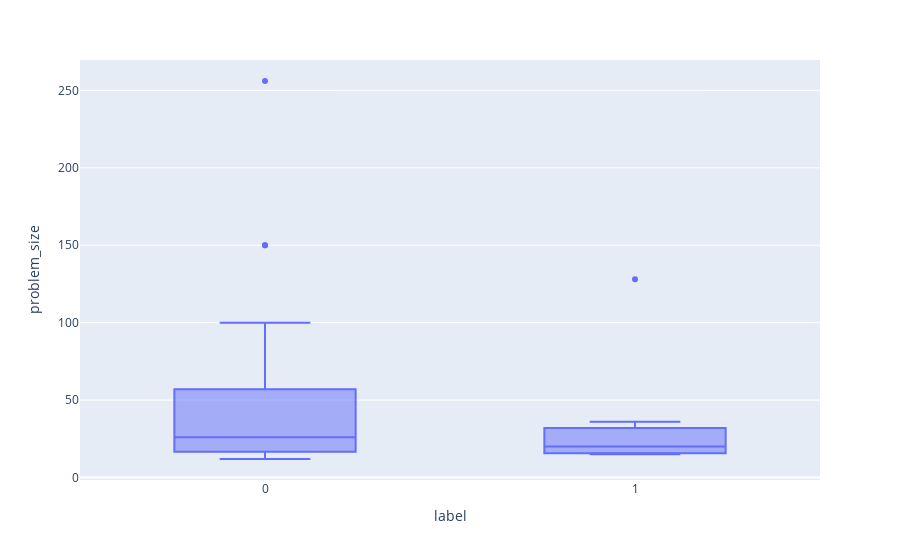

Here is the notebook cell this chart was saved with:
### Code cell
px.box(instance_features, x="label", y="problem_size")

### Figure 1 — Plotly figure (JSON) as saved in the notebook; plotly's stock layout.template omitted (floating-point values rounded to 4 significant figures)
{"data": [{"alignmentgroup": "True", "hovertemplate": "label=%{x}<br>problem_size=%{y}<extra></extra>", "legendgroup": "", "marker": {"color": "#636efa"}, "name": "", "notched": false, "offsetgroup": "", "orientation": "v", "showlegend": false, "type": "box", "x": ["0", "0", "0", "0", "0", "0", "1", "0", "0", "0", "0", "0", "0", "0", "0", "0", "0", "0", "0", "0", "0", "1", "0", "0", "1", "0", "1", "0", "0", "0", "0", "0", "0", "0", "0", "0", "0", "0", "0", "0", "0", "0", "0", "0", "0", "0", "0", "0", "0", "0", "1", "0", "0", "0", "0", "0", "1", "0", "0", "0", "0", "1", "0", "0", "0", "0", "0", "0", "0", "0", "0", "0", "0", "0", "1", "0", "0", "0", "0", "0", "0", "0", "0", "0", "0", "0", "0", "0", "0", "0", "0", "0", "0", "0", "0", "0", "0", "0", "0", "0", "1", "0", "0", "0", "0", "0", "0", "0", "0", "1", "0", "0", "1", "0", "0", "0", "0", "0", "0", "0", "0", "0", "0", "0", "0", "0", "0", "0"], "x0": " ", "xaxis": "x", "y": [256, 16, 35, 22, 16, 40, 18, 60, 16, 15, 16, 35, 22, 40, 18, 30, 60, 16, 15, 20, 20, 15, 80, 20, 15, 150, 15, 80, 50, 100, 25, 12, 30, 12, 20, 70, 50, 100, 12, 25, 56, 42, 30, 12, 20, 81, 70, 64, 12, 15, 32, 30, 90, 14, 28, 150, 25, 12, 18, 40, 30, 32, 17, 26, 36, 26, 100, 14, 50, 49, 27, 100, 26, 26, 36, 100, 25, 50, 15, 32, 18, 30, 24, 16, 36, 26, 30, 26, 100, 12, 20, 72, 21, 90, 100, 26, 30, 12, 64, 22, 128, 90, 100, 26, 40, 17, 16, 19, 60, 20, 50, 40, 20, 16, 16, 20, 15, 60, 100, 16, 20, 80, 16, 12, 16, 20, 80, 16], "y0": " ", "yaxis": "y"}], "layout": {"boxmode": "group", "legend": {"tracegroupgap": 0}, "margin": {"t": 60}, "xaxis": {"anchor": "y", "domain": [0, 1], "title": {"text": "label"}}, "yaxis": {"anchor": "x", "domain": [0, 1], "title": {"text": "problem_size"}}}}
